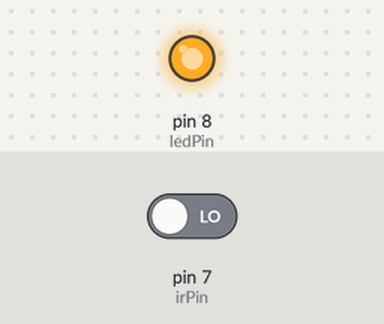
Bench run of a sketch on a simulated Arduino Uno, built with avr-gcc and run on an emulated ATmega328P. Parts: output pins drawn as LEDs (lit = HIGH). The inputs (shaded band) are chosen by the test bench; at power-on: pin 7 (irPin) LOW.

Above: at 1.2 s.
1.3 s: pin 7 (irPin) driven HIGH
At 2.5 s:
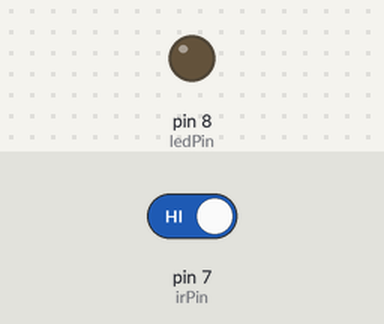
2.8 s: pin 7 (irPin) driven LOW
At 3.7 s:
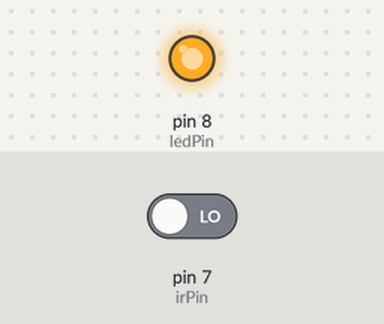
Timing chart, 0 to 5.8 s (numbered marks = the images above; inputs shaded):
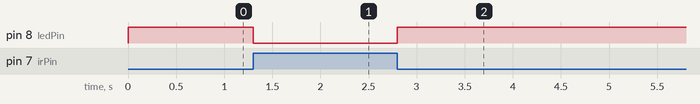

Measured:
- after the input at 1.3 s, pin 8 (ledPin): HIGH → LOW at once
- after the input at 2.8 s, pin 8 (ledPin): LOW → HIGH at once

The sketch:

ir_sensor.ino
```cpp
int irPin = 7; 				// pin Arduino yang akan membaca output sensor
int ledPin = 8;				// pin Arduino yang terhubung ke LED

void setup()
{
  pinMode(irPin, INPUT);	// atur pin sebagai INPUT
  pinMode(ledPin, OUTPUT);	// atur pin sebagai OUTPUT
}

void loop()
{
  int statusSensor = digitalRead (irPin);	// baca sensor digital

  if (statusSensor == 1){					// statusSensor = 1
    digitalWrite(ledPin, LOW);
  } else {
    digitalWrite(ledPin, HIGH);				// LED Green ON
  }
}
```
